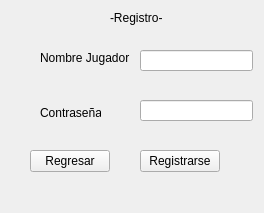
<?xml version="1.0" encoding="UTF-8"?>
<ui version="4.0">
 <class>OneRegis</class>
 <widget class="QWidget" name="OneRegis">
  <property name="geometry">
   <rect>
    <x>0</x>
    <y>0</y>
    <width>264</width>
    <height>213</height>
   </rect>
  </property>
  <property name="windowTitle">
   <string>Form</string>
  </property>
  <widget class="QLabel" name="label">
   <property name="geometry">
    <rect>
     <x>110</x>
     <y>10</y>
     <width>61</width>
     <height>16</height>
    </rect>
   </property>
   <property name="text">
    <string>-Registro-</string>
   </property>
  </widget>
  <widget class="QLabel" name="label_2">
   <property name="geometry">
    <rect>
     <x>40</x>
     <y>50</y>
     <width>91</width>
     <height>16</height>
    </rect>
   </property>
   <property name="text">
    <string>Nombre Jugador</string>
   </property>
  </widget>
  <widget class="QLabel" name="label_3">
   <property name="geometry">
    <rect>
     <x>40</x>
     <y>105</y>
     <width>61</width>
     <height>16</height>
    </rect>
   </property>
   <property name="text">
    <string>Contraseña</string>
   </property>
  </widget>
  <widget class="QLineEdit" name="NJugador">
   <property name="geometry">
    <rect>
     <x>140</x>
     <y>50</y>
     <width>113</width>
     <height>21</height>
    </rect>
   </property>
  </widget>
  <widget class="QLineEdit" name="Contra">
   <property name="geometry">
    <rect>
     <x>140</x>
     <y>100</y>
     <width>113</width>
     <height>21</height>
    </rect>
   </property>
   <property name="echoMode">
    <enum>QLineEdit::Password</enum>
   </property>
  </widget>
  <widget class="QPushButton" name="RegresarButton">
   <property name="geometry">
    <rect>
     <x>30</x>
     <y>150</y>
     <width>80</width>
     <height>22</height>
    </rect>
   </property>
   <property name="text">
    <string>Regresar</string>
   </property>
  </widget>
  <widget class="QPushButton" name="RegistrarseButton">
   <property name="geometry">
    <rect>
     <x>140</x>
     <y>150</y>
     <width>80</width>
     <height>22</height>
    </rect>
   </property>
   <property name="text">
    <string>Registrarse</string>
   </property>
  </widget>
 </widget>
 <resources/>
 <connections/>
</ui>
